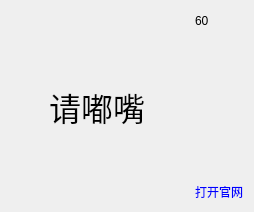
       <widget class="GLWidget" name="glwidget" native="true">
        <layout class="QGridLayout" name="gridLayout_4" rowstretch="0,0,0,0,0,0,0,0,0,0" columnstretch="0,0,0,0,0">
         <property name="leftMargin">
          <number>9</number>
         </property>
         <item row="1" column="1">
          <spacer name="verticalSpacer_3">
           <property name="orientation">
            <enum>Qt::Vertical</enum>
           </property>
           <property name="sizeHint" stdset="0">
            <size>
             <width>20</width>
             <height>40</height>
            </size>
           </property>
          </spacer>
         </item>
         <item row="2" column="3">
          <spacer name="horizontalSpacer_3">
           <property name="orientation">
            <enum>Qt::Horizontal</enum>
           </property>
           <property name="sizeHint" stdset="0">
            <size>
             <width>40</width>
             <height>20</height>
            </size>
           </property>
          </spacer>
         </item>
         <item row="2" column="0">
          <spacer name="horizontalSpacer_2">
           <property name="orientation">
            <enum>Qt::Horizontal</enum>
           </property>
           <property name="sizeHint" stdset="0">
            <size>
             <width>40</width>
             <height>20</height>
            </size>
           </property>
          </spacer>
         </item>
         <item row="9" column="4">
          <widget class="QLabel" name="official_website_label">
           <property name="maximumSize">
            <size>
             <width>100</width>
             <height>80</height>
            </size>
           </property>
           <property name="text">
            <string>&lt;style&gt; a {text-decoration: none} &lt;/style&gt;&lt;a href=&quot;http://www.faceunity.com/&quot;&gt;打开官网</string>
           </property>
           <property name="openExternalLinks">
            <bool>true</bool>
           </property>
          </widget>
         </item>
         <item row="2" column="4">
          <spacer name="verticalSpacer">
           <property name="orientation">
            <enum>Qt::Vertical</enum>
           </property>
           <property name="sizeHint" stdset="0">
            <size>
             <width>20</width>
             <height>40</height>
            </size>
           </property>
          </spacer>
         </item>
         <item row="0" column="0">
          <spacer name="horizontalSpacer_4">
           <property name="orientation">
            <enum>Qt::Horizontal</enum>
           </property>
           <property name="sizeHint" stdset="0">
            <size>
             <width>40</width>
             <height>20</height>
            </size>
           </property>
          </spacer>
         </item>
         <item row="0" column="4">
          <widget class="QLabel" name="label_fps">
           <property name="minimumSize">
            <size>
             <width>20</width>
             <height>20</height>
            </size>
           </property>
           <property name="maximumSize">
            <size>
             <width>23</width>
             <height>23</height>
            </size>
           </property>
           <property name="text">
            <string>60</string>
           </property>
          </widget>
         </item>
         <item row="2" column="1">
          <widget class="QLabel" name="poplabel_0">
           <property name="minimumSize">
            <size>
             <width>100</width>
             <height>60</height>
            </size>
           </property>
           <property name="maximumSize">
            <size>
             <width>144</width>
             <height>80</height>
            </size>
           </property>
           <property name="font">
            <font>
             <family>微软雅黑</family>
             <pointsize>24</pointsize>
            </font>
           </property>
           <property name="text">
            <string>请嘟嘴</string>
           </property>
          </widget>
         </item>
         <item row="0" column="3">
          <spacer name="horizontalSpacer">
           <property name="orientation">
            <enum>Qt::Horizontal</enum>
           </property>
           <property name="sizeHint" stdset="0">
            <size>
             <width>40</width>
             <height>20</height>
            </size>
           </property>
          </spacer>
         </item>
         <item row="3" column="1">
          <spacer name="verticalSpacer_2">
           <property name="orientation">
            <enum>Qt::Vertical</enum>
           </property>
           <property name="sizeHint" stdset="0">
            <size>
             <width>20</width>
             <height>40</height>
            </size>
           </property>
          </spacer>
         </item>
        </layout>
       </widget>
